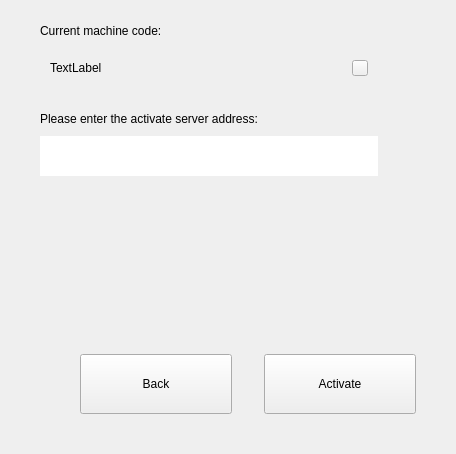
        <widget class="QWidget" name="Pg_online_act">
         <layout class="QVBoxLayout" name="verticalLayout_10">
          <property name="spacing">
           <number>24</number>
          </property>
          <property name="leftMargin">
           <number>40</number>
          </property>
          <property name="topMargin">
           <number>24</number>
          </property>
          <property name="rightMargin">
           <number>40</number>
          </property>
          <property name="bottomMargin">
           <number>40</number>
          </property>
          <item>
           <layout class="QVBoxLayout" name="verticalLayout_6">
            <property name="spacing">
             <number>10</number>
            </property>
            <item>
             <widget class="QLabel" name="label_mc_code_online">
              <property name="text">
               <string>Current machine code:</string>
              </property>
             </widget>
            </item>
            <item>
             <widget class="QWidget" name="widget_online" native="true">
              <property name="minimumSize">
               <size>
                <width>338</width>
                <height>40</height>
               </size>
              </property>
              <property name="maximumSize">
               <size>
                <width>338</width>
                <height>40</height>
               </size>
              </property>
              <layout class="QHBoxLayout" name="horizontalLayout_5">
               <property name="spacing">
                <number>0</number>
               </property>
               <property name="leftMargin">
                <number>10</number>
               </property>
               <property name="topMargin">
                <number>0</number>
               </property>
               <property name="rightMargin">
                <number>10</number>
               </property>
               <property name="bottomMargin">
                <number>0</number>
               </property>
               <item>
                <widget class="QLabel" name="label_mc_online">
                 <property name="text">
                  <string>TextLabel</string>
                 </property>
                </widget>
               </item>
               <item>
                <spacer name="horizontalSpacer_9">
                 <property name="orientation">
                  <enum>Qt::Horizontal</enum>
                 </property>
                 <property name="sizeHint" stdset="0">
                  <size>
                   <width>40</width>
                   <height>20</height>
                  </size>
                 </property>
                </spacer>
               </item>
               <item>
                <widget class="QPushButton" name="btn_qrcode_online">
                 <property name="minimumSize">
                  <size>
                   <width>16</width>
                   <height>16</height>
                  </size>
                 </property>
                 <property name="maximumSize">
                  <size>
                   <width>16</width>
                   <height>16</height>
                  </size>
                 </property>
                 <property name="styleSheet">
                  <string notr="true">border-image:url(:/images/qrcode.svg)</string>
                 </property>
                 <property name="text">
                  <string/>
                 </property>
                </widget>
               </item>
              </layout>
             </widget>
            </item>
           </layout>
          </item>
          <item>
           <layout class="QVBoxLayout" name="verticalLayout_23">
            <property name="spacing">
             <number>10</number>
            </property>
            <item>
             <widget class="QLabel" name="label_input_address">
              <property name="text">
               <string>Please enter the activate server address:</string>
              </property>
             </widget>
            </item>
            <item>
             <widget class="QLineEdit" name="lineEdit_address">
              <property name="enabled">
               <bool>true</bool>
              </property>
              <property name="minimumSize">
               <size>
                <width>338</width>
                <height>40</height>
               </size>
              </property>
              <property name="maximumSize">
               <size>
                <width>338</width>
                <height>40</height>
               </size>
              </property>
              <property name="text">
               <string/>
              </property>
              <property name="frame">
               <bool>false</bool>
              </property>
             </widget>
            </item>
           </layout>
          </item>
          <item>
           <spacer name="verticalSpacer_4">
            <property name="orientation">
             <enum>Qt::Vertical</enum>
            </property>
            <property name="sizeHint" stdset="0">
             <size>
              <width>20</width>
              <height>154</height>
             </size>
            </property>
           </spacer>
          </item>
          <item>
           <layout class="QHBoxLayout" name="horizontalLayout">
            <property name="spacing">
             <number>32</number>
            </property>
            <property name="rightMargin">
             <number>0</number>
            </property>
            <property name="bottomMargin">
             <number>0</number>
            </property>
            <item>
             <spacer name="horizontalSpacer_4">
              <property name="orientation">
               <enum>Qt::Horizontal</enum>
              </property>
              <property name="sizeHint" stdset="0">
               <size>
                <width>40</width>
                <height>20</height>
               </size>
              </property>
             </spacer>
            </item>
            <item>
             <widget class="QPushButton" name="btn_back_online">
              <property name="sizePolicy">
               <sizepolicy hsizetype="Fixed" vsizetype="Fixed">
                <horstretch>0</horstretch>
                <verstretch>0</verstretch>
               </sizepolicy>
              </property>
              <property name="minimumSize">
               <size>
                <width>152</width>
                <height>60</height>
               </size>
              </property>
              <property name="text">
               <string>Back</string>
              </property>
             </widget>
            </item>
            <item>
             <widget class="QPushButton" name="btn_active_online">
              <property name="sizePolicy">
               <sizepolicy hsizetype="Fixed" vsizetype="Fixed">
                <horstretch>0</horstretch>
                <verstretch>0</verstretch>
               </sizepolicy>
              </property>
              <property name="minimumSize">
               <size>
                <width>152</width>
                <height>60</height>
               </size>
              </property>
              <property name="text">
               <string>Activate</string>
              </property>
             </widget>
            </item>
           </layout>
          </item>
         </layout>
        </widget>
